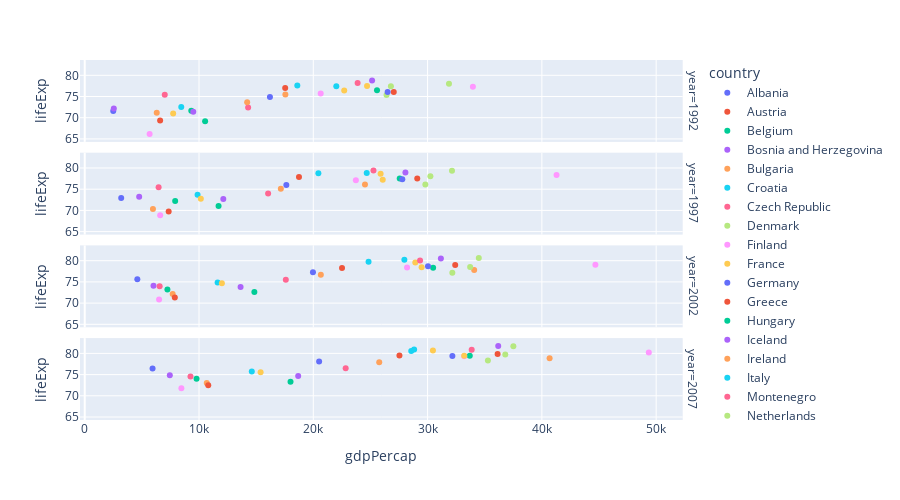

Source (notebook cell):
### Code cell
df = df_[df_.continent=='Europe'].query('year>1990')
fig = px.scatter(df, x="gdpPercap", y="lifeExp", color='country', facet_row='year', height=500)
fig.show()
